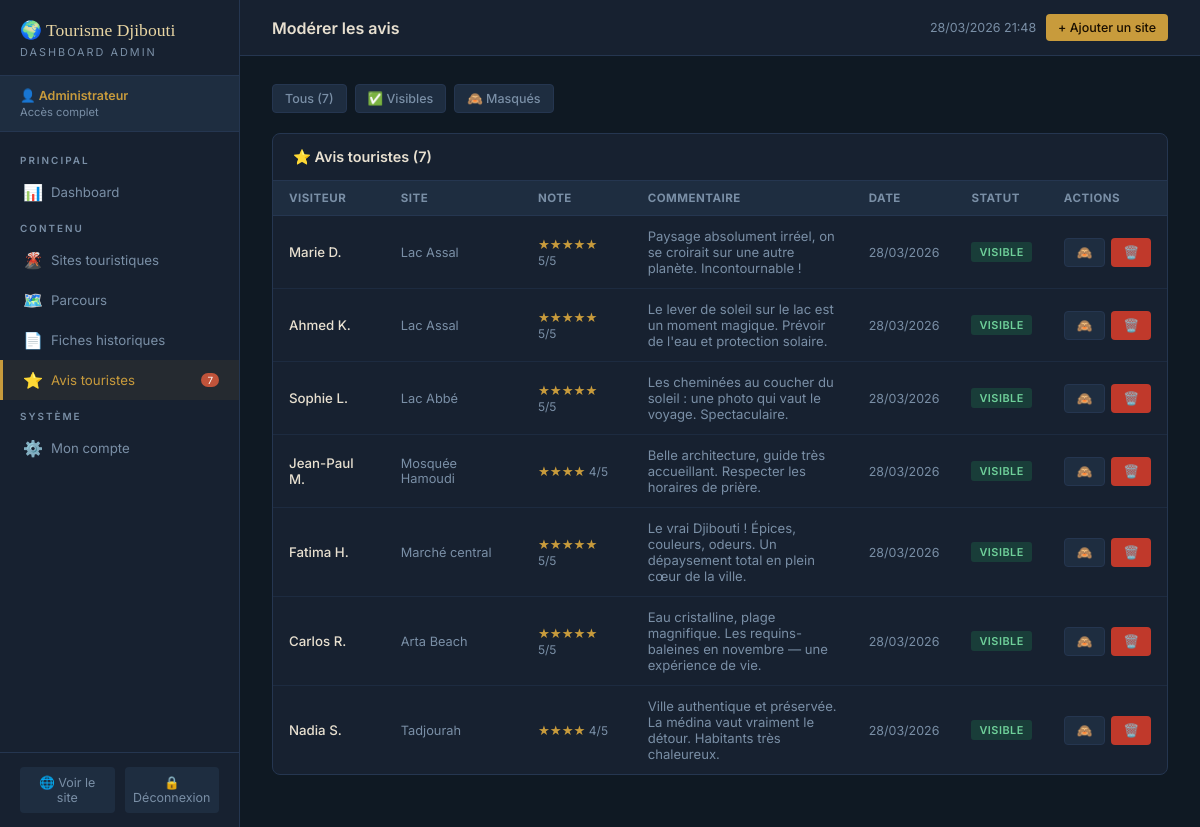
The page /admin/avis.php (signed in) on the database its author committed.
### tables this page shows
CREATE TABLE avis (
    id INT AUTO_INCREMENT PRIMARY KEY,
    touriste_id INT,
    site_id INT NOT NULL,
    nom_visiteur VARCHAR(100),
    note TINYINT NOT NULL CHECK (note BETWEEN 1 AND 5),
    commentaire TEXT,
    date_avis TIMESTAMP DEFAULT CURRENT_TIMESTAMP,
    valide BOOLEAN DEFAULT TRUE,
    FOREIGN KEY (touriste_id) REFERENCES touristes(id) ON DELETE SET NULL,
    FOREIGN KEY (site_id) REFERENCES sites(id) ON DELETE CASCADE
);

CREATE TABLE sites (
    id INT AUTO_INCREMENT PRIMARY KEY,
    nom VARCHAR(150) NOT NULL,
    description TEXT,
    categorie ENUM('naturel','culturel','historique','gastronomique') NOT NULL,
    latitude DECIMAL(10,7),
    longitude DECIMAL(10,7),
    adresse VARCHAR(200),
    photo VARCHAR(255),
    patrimoine BOOLEAN DEFAULT FALSE,
    actif BOOLEAN DEFAULT TRUE,
    date_creation TIMESTAMP DEFAULT CURRENT_TIMESTAMP
);

### admin/avis.php (the view, shortened to what this page needs)
<?php
require_once '../config/db.php';
$filtre = $_GET['filtre'] ?? 'tous';
$where  = $filtre==='valides' ? 'WHERE a.valide=1' : ($filtre==='masques' ? 'WHERE a.valide=0' : '');
$avis_list = $pdo->query("
    SELECT a.*, s.nom AS site_nom
    FROM avis a JOIN sites s ON s.id=a.site_id
    $where
    ORDER BY a.date_avis DESC
")->fetchAll();
include 'includes/admin_header.php';
?>
<div style="display:flex;gap:8px;flex-wrap:wrap;margin-bottom:20px;">
    <a href="avis.php" class="btn btn-ghost btn-sm <?= $filtre==='tous'?'btn-primary':'' ?>">Tous (<?= count($avis_list) ?>)</a>
    <a href="avis.php?filtre=valides"  class="btn btn-ghost btn-sm <?= $filtre==='valides'?'btn-primary':'' ?>">✅ Visibles</a>
    <a href="avis.php?filtre=masques" class="btn btn-ghost btn-sm <?= $filtre==='masques'?'btn-primary':'' ?>">🙈 Masqués</a>
</div>
<div class="table-card">
    <div class="table-card-header"><h3>⭐ Avis touristes (<?= count($avis_list) ?>)</h3></div>
    <table class="admin-table">
        <thead><tr><th>Visiteur</th><th>Site</th><th>Note</th><th>Commentaire</th><th>Date</th><th>Statut</th><th>Actions</th></tr></thead>
        <tbody>
        <?php foreach ($avis_list as $a): ?>
        <tr>
            <td style="font-weight:500;"><?= htmlspecialchars($a['nom_visiteur'] ?? 'Anonyme') ?></td>
            <td style="color:var(--text-dim);font-size:0.8rem;"><?= htmlspecialchars($a['site_nom']) ?></td>
            <td style="color:var(--or);"><?= str_repeat('★',$a['note']) ?><span style="font-size:0.75rem;color:var(--text-dim);"> <?=$a['note']?>/5</span></td>
            <td style="max-width:240px;font-size:0.82rem;color:var(--text-dim);"><?= htmlspecialchars(mb_strimwidth($a['commentaire'],0,100,'…')) ?></td>
            <td style="font-size:0.78rem;color:var(--text-dim);"><?= date('d/m/Y',strtotime($a['date_avis'])) ?></td>
            <td><span class="badge <?= $a['valide']?'badge-actif':'badge-inactif' ?>"><?= $a['valide']?'Visible':'Masqué' ?></span></td>
            <td>
                <div style="display:flex;gap:6px;">
                    <a href="avis.php?action=toggle&id=<?=$a['id']?>" class="btn btn-ghost btn-sm" title="Basculer visibilité"><?= $a['valide']?'🙈':'👁️' ?></a>
                    <button onclick="confirmDelete('avis.php?action=supprimer&id=<?=$a['id']?>', 'cet avis')" class="btn btn-danger btn-sm">🗑️</button>
                </div>
            </td>
        </tr>
        <?php endforeach; ?>
        </tbody>
    </table>
</div>
<?php include 'includes/admin_footer.php'; ?>

### admin/includes/admin_header.php (style rules this page uses)
:root { --bg: #0F1923; --surface: #172130; --surface2: #1E2D40; --border: #253650; --ocean: #1A5276; --ocean-l: #2471A3; --coral: #C0533A; --or: #C89B3C; --or-l: #F0C060; --green: #27AE60; --red: #C0392B; --text: #E8E0D0; --text-dim: #7A8FA6; --sand: #E8D5A3; }
* { box-sizing:border-box; margin:0; padding:0; }
body { font-family:'Inter',sans-serif; background:var(--bg); color:var(--text); min-height:100vh; display:flex; }
.btn { display:inline-flex; align-items:center; gap:6px; padding:9px 18px; border-radius:4px; border:none; font-size:0.83rem; font-weight:500; cursor:pointer; text-decoration:none; transition:all 0.15s; font-family:'Inter',sans-serif; }
.btn-primary { background:var(--ocean); color:white; }
.btn-danger { background:var(--red); color:white; }
.btn-ghost { background:var(--surface2); color:var(--text-dim); border:1px solid var(--border); }
.btn-sm { padding:6px 12px; font-size:0.78rem; }
.table-card { background:var(--surface); border:1px solid var(--border); border-radius:8px; overflow:hidden; margin-bottom:24px; }
.table-card-header { padding:14px 20px; border-bottom:1px solid var(--border); display:flex; align-items:center; justify-content:space-between; }
.table-card-header h3 { font-size:0.9rem; font-weight:600; color:var(--text); }
table.admin-table { width:100%; border-collapse:collapse; }
table.admin-table th { padding:10px 16px; text-align:left; font-size:0.72rem; text-transform:uppercase; letter-spacing:0.5px; color:var(--text-dim); border-bottom:1px solid var(--border); background:var(--surface2); }
table.admin-table td { padding:12px 16px; font-size:0.83rem; color:var(--text); border-bottom:1px solid rgba(37,54,80,0.5); vertical-align:middle; }
table.admin-table tr:last-child td { border-bottom:none; }
.badge { display:inline-block; padding:3px 8px; border-radius:3px; font-size:0.68rem; font-weight:600; letter-spacing:0.5px; text-transform:uppercase; }
.badge-actif { background:rgba(39,174,96,0.2); color:#6FD09A; }

### rows shown on the page
avis: nom_visiteur "Marie D.", site.nom "Lac Assal", note "★★★★★", note "5", commentaire "Paysage absolument irréel, on se croirait sur une autre planète. Incontournable !", date_avis "28/03/2026", valide "VISIBLE"
avis: nom_visiteur "Ahmed K.", site.nom "Lac Assal", note "★★★★★", note "5", commentaire "Le lever de soleil sur le lac est un moment magique. Prévoir de l'eau et protection solaire.", date_avis "28/03/2026", valide "VISIBLE"
avis: nom_visiteur "Sophie L.", site.nom "Lac Abbé", note "★★★★★", note "5", commentaire "Les cheminées au coucher du soleil : une photo qui vaut le voyage. Spectaculaire.", date_avis "28/03/2026", valide "VISIBLE"
avis: nom_visiteur "Jean-Paul M.", site.nom "Mosquée Hamoudi", note "★★★★", note "4", commentaire "Belle architecture, guide très accueillant. Respecter les horaires de prière.", date_avis "28/03/2026", valide "VISIBLE"
avis: nom_visiteur "Fatima H.", site.nom "Marché central", note "★★★★★", note "5", commentaire "Le vrai Djibouti ! Épices, couleurs, odeurs. Un dépaysement total en plein cœur de la ville.", date_avis "28/03/2026", valide "VISIBLE"
avis: nom_visiteur "Carlos R.", site.nom "Arta Beach", note "★★★★★", note "5", commentaire "Eau cristalline, plage magnifique. Les requins-baleines en novembre — une expérience de vie.", date_avis "28/03/2026", valide "VISIBLE"
avis: nom_visiteur "Nadia S.", site.nom "Tadjourah", note "★★★★", note "4", commentaire "Ville authentique et préservée. La médina vaut vraiment le détour. Habitants très chaleureux.", date_avis "28/03/2026", valide "VISIBLE"

### other values the page prints
$_SESSION['admin_nom'] "Administrateur"
$nb_avis "7"
$page_title "Modérer les avis"
count($avis_list) "7"
